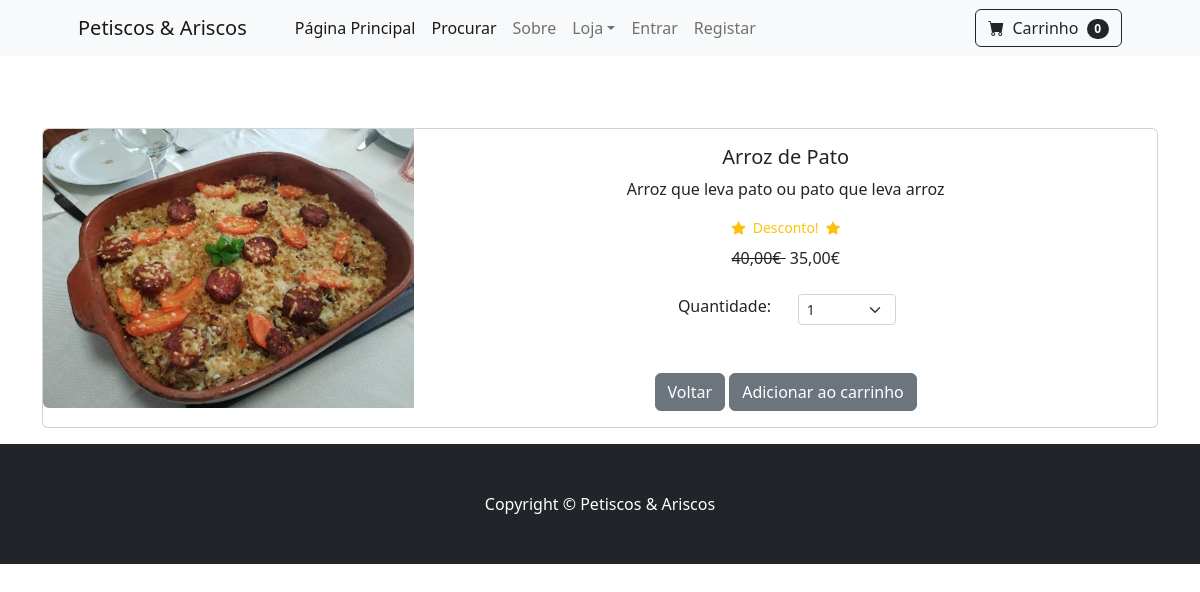
Page /product/1 on the committed database.
### mystore/models.py (models this page shows, shortened)
class Products(models.Model):
    name = models.CharField(max_length=100)
    price = models.DecimalField(default=0, decimal_places=2, max_digits=6)
    category = models.ForeignKey(Categories, on_delete=models.CASCADE, default=1)
    description = models.CharField(max_length=250, default='', blank=True, null=True)
    image = models.ImageField(upload_to='uploads/product/')
    is_sale = models.BooleanField(default=False)
    sale_price = models.DecimalField(default=0, decimal_places=2, max_digits=6)
    class Meta:
        verbose_name_plural = "Products"

### mystore/views.py (the view)
# urls.py: path('product/<int:pk>', views.product, name='product'),
def product(request,pk):
    product = Products.objects.get(id=pk)
    return render(request, 'product.html', {'product':product})

### cart/cart.py (called while the page is built)
    def __len__(self):
        return len(self.cart)

### cart/context_processors.py (called while the page is built)
def cart(request):
    return {'cart': Cart(request)}

### mystore/templates/product.html (shortened to what this page needs)
{% extends 'base.html' %}
{% block content %}
<br/><br/><br/>
<div class="container">
    <div class="card mb-3">
        <div class="row g-0">
          <div class="col-md-4">
            <img src="{{ product.image.url }}" class="img-fluid rounded-start" alt="...">
          </div>
          <div class="col-md-8">
            <div class="card-body">
                <center>
                <h5 class="card-title">{{ product.name }}</h5>
                <p class="card-text">{{ product.description }}</p>
                {% if product.is_sale %}
                <div class="d-flex justify-content-center small text-warning mb-2">
                    <div class="bi-star-fill"></div>&nbsp;&nbsp;Desconto!&nbsp;&nbsp; <div class="bi-star-fill"></div></div>
                    <strike> {{ product.price }}€ </strike> &nbsp;{{ product.sale_price }}€
                {% else %}
                  {{ product.price }}€
                {% endif %}
                  <br/><br/>
                  <div class="row justify-content-center">
                    <div class="col-md-2">Quantidade:</div>
                    <div class="col-md-2">
                    <select class="form-select form-select-sm" id="qty-cart">
                      <option value="1">1</option>
                    </select>
                    </div>
                  </div>
                <br/><br/>
                <a href="{% url 'home' %}" class="btn btn-secondary">Voltar</a>
                <button type="button" value="{{ product.id }}" class="btn btn-secondary" id="add-cart">Adicionar ao carrinho</button>
                </center>
            </div>
          </div>
        </div>
    </div>
</div>
{% endblock %}

### rows in the picture
Products: image (picture), name "Arroz de Pato", description "Arroz que leva pato ou pato que leva arroz", price "40,00", sale_price "35,00"

### other values in the picture
{{ cart|length }} "0"
